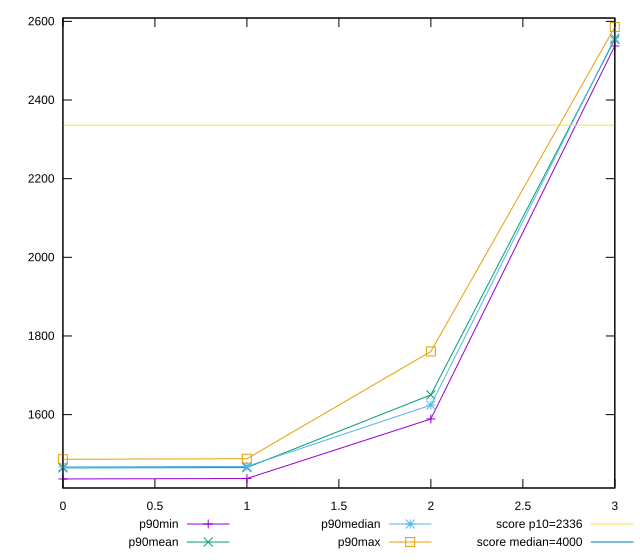

The script that saved this image:
reset

$p90Min <<EOF
0 1436.406
1 1437.5549999999998
2 1589.0114999999998
3 2537.37
EOF

$p90Mean <<EOF
0 1464.5098404255325
1 1465.3341510638297
2 1650.3060414893614
3 2553.853723404255
EOF

$p90Median <<EOF
0 1467.2069999999999
1 1468.35435
2 1624.2195000000002
3 2557.8495
EOF

$p90Max <<EOF
0 1486.4789999999998
1 1487.8770000000002
2 1760.65
3 2585.532
EOF

set key outside below
set xrange [0:3]
set yrange [1413.42348:2608.51452]
set trange [1413.42348:2608.51452]
set terminal svg size 640, 560 enhanced background rgb 'white'
set output "reports/report_00031_2021-02-24T23-18-18.084Z/first-contentful-paint/progression/value.svg"

plot $p90Min title "p90min" with linespoints, \
     $p90Mean title "p90mean" with linespoints, \
     $p90Median title "p90median" with linespoints, \
     $p90Max title "p90max" with linespoints, \
     2336 title "score p10=2336", \
     4000 title "score median=4000"

reset
